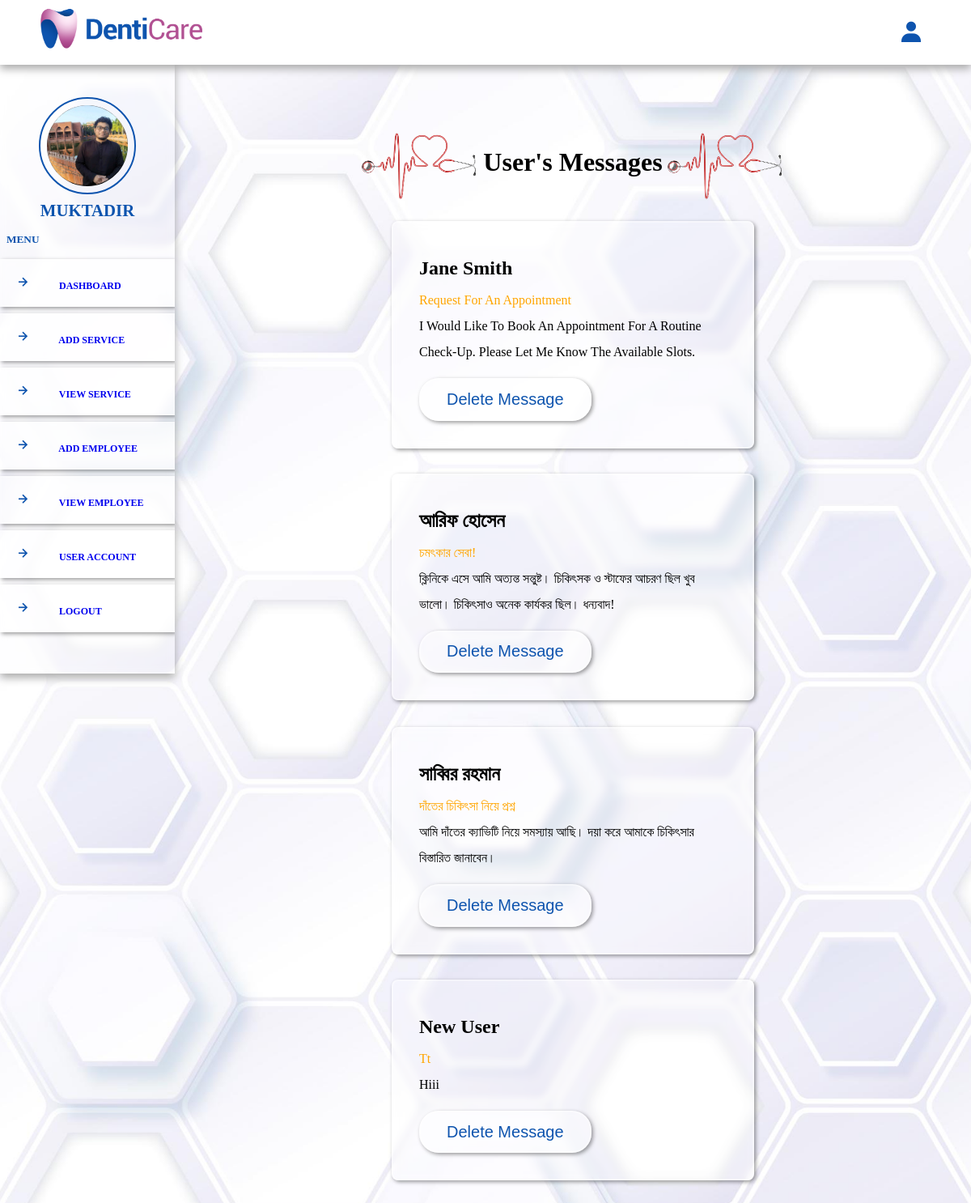
The page /admin/admin_message.php (signed in) on the database its author committed.
### tables this page shows
CREATE TABLE `message` (
  `id` varchar(255) NOT NULL,
  `user_id` varchar(255) NOT NULL,
  `name` varchar(255) NOT NULL,
  `email` varchar(255) NOT NULL,
  `subject` varchar(255) NOT NULL,
  `message` text NOT NULL
);

### admin/admin_message.php (the view, shortened to what this page needs)
<?php
include '../components/connect.php';
?>
<!DOCTYPE html>
<html lang="en">
<head>
    <link rel="stylesheet" href="https://cdnjs.cloudflare.com/ajax/libs/font-awesome/6.2.0/css/all.min.css">
    <link rel="stylesheet" type="text/css" href="../css/admin_style.css?v=<?php echo time(); ?>">
    <link rel="stylesheet" href="https://unpkg.com/boxicons@latest/css/boxicons.min.css">
</head>
<body style="padding-left: 0;">
    <div class="main-container">
        <?php include '../components/admin_header.php'; ?>
        <section class="message-container">
            <div class="heading">
                <h1><img src="../image/separator.png">User's Messages<img src="../image/separator.png"></h1>
            </div>
            <div class="box-container">
                <?php
                $select_msg = $conn->prepare("SELECT * FROM `message` ");
                $select_msg->execute();
                if ($select_msg->rowCount() > 0) {
                    while ($fetch_msg = $select_msg->fetch(PDO::FETCH_ASSOC)) {
                ?>
                    <div class="box">
                        <h3 class="name"><?= $fetch_msg['name']; ?></h3>
                        <h4><?= $fetch_msg['subject']; ?></h4>
                        <p><?= $fetch_msg['message']; ?></p>
                        <form action="" method="post">
                            <button type="submit" name="delete" class="btn" onclick="return confirm('Are you sure you want to delete this message?');">Delete Message</button>
                        </form>
                    </div>
                <?php
                    }
                } else {
                    echo '<div class="empty"><p>No messages received yet!</p></div>';
                }
                ?>
            </div>
        </section>
    </div>
</body>
</html>

### components/admin_header.php (shortened to what this page needs)
<header>
    <div class="logo">
        <img src="../image/logo.png" width="200">
    </div>
    <div class="right">
        <div class="profile-icon">
            <i class="bx bxs-user" id="user-btn"></i>
        </div>
    </div>
</header>
<div class="side-container">
    <div class="sidebar">
        <?php
        $select_profile = $conn->prepare("SELECT * FROM `admin` WHERE id = ?");
        $select_profile->execute([$admin_id]);
        if ($select_profile->rowCount() > 0) {
            $fetch_profile = $select_profile->fetch(PDO::FETCH_ASSOC);
        ?>
            <div class="profile">
                <img src="../uploaded_files/<?= $fetch_profile['image']; ?>" class="logo-img" alt="Profile Picture">
                <p><?= $fetch_profile['name']; ?></p>
            </div>
        <?php
        }
        ?>
        <h5>Menu</h5>
        <div class="navbar">
            <ul>
                <li><a href="dashboard.php"><i class="bx bx-right-arrow-alt"></i> Dashboard</a></li>
                <li><a href="add_service.php"><i class="bx bx-right-arrow-alt"></i> Add Service</a></li>
                <li><a href="view_service.php"><i class="bx bx-right-arrow-alt"></i> View Service</a></li>
                <li><a href="add_employee.php"><i class="bx bx-right-arrow-alt"></i> Add Employee</a></li>
                <li><a href="view_employee.php"><i class="bx bx-right-arrow-alt"></i> View Employee</a></li>
                <li><a href="user_account.php"><i class="bx bx-right-arrow-alt"></i> User Account</a></li>
                <li><a href="../components/admin_logout.php" onclick="return confirm('Logout from this website?');"><i class="bx bx-right-arrow-alt"></i> Logout</a></li>
            </ul>
        </div>
    </div>
</div>

### css/admin_style.css (style rules this page uses)
* { margin: 0; padding: 0; box-sizing: border-box; outline: none; text-decoration: none; list-style: none; }
:root { --space: 2rem; --main-color: #0e54ae; --pink-color: #ff8e9d; --pink-opacity: #ffe6e9; --white-alfa-40: rgba(255, 255, 255, 0.40); --white-alfa-25: rgba(255, 255, 255, 0.25); --backdrop-filter: blur(5px); --box-shadow: 2px 2px 5px rgba(0, 0, 0, 0.40); }
body { background-image: url('../image/bg0.jpg'); background-repeat: no-repeat; background-position: center center; background-size: cover; background-attachment: fixed; }
html { scroll-behavior: smooth; }
.btn { background-color: var(--white-alfa-25); border: 2px solid var(--white-alfa-40); backdrop-filter: var(--backdrop-filter); box-shadow: var(--box-shadow); text-transform: capitalize; color: var(--main-color); padding: .8rem 2rem; border-radius: 1.5rem; font-size: 20px; cursor: pointer; position: relative; }
.btn:before { content: ''; position: absolute; top: 0; left: 0; height: 0; width: 100%; border-radius: 30px; background-color: var(--main-color); z-index: -1; transition: height 0.3s ease; }
.box-container { display: grid; grid-template-columns: repeat(auto-fit, 30rem); align-items: center; justify-content: center; }
.box-container .box { margin: 1rem; background-color: var(--white-alfa-25); border: 2px solid var(--white-alfa-40); backdrop-filter: var(--backdrop-filter); box-shadow: var(--box-shadow); }
.heading { text-align: center; line-height: 1.5; }
.heading h1 { font-size: 2rem; text-transform: capitalize; display: flex; align-items: center; justify-content: center; }
.heading img { margin: 0 .2rem; width: 150px !important; }
section, .post-editor { width: 75vw; min-height: 10vh; border-radius: 10px; padding: 4%; margin: 8% 4%; margin-bottom: 2%; }
header { position: fixed; left: 0; top: 0; right: 0; height: 80px; z-index: 151; box-shadow: 0px 5px 10px 0px #aaa; padding: 0 50px; background-color: #fff; display: flex; justify-content: space-between; align-items: center; }
#user-btn, .toggle-btn { font-size: 2rem; padding: 0.5rem; color: var(--main-color); cursor: pointer; transition: color 0.6s; margin-left: 0.5rem; }
.main-container { display: flex; }
.sidebar { background-color: var(--white-alfa-40); backdrop-filter: var(--backdrop-filter); padding-top: 2rem; width: 18vw; height: 100vh; position: sticky; --offset: var(--space); top: var(--offset); box-shadow: 0px 5px 10px 0px #aaa; overflow: auto; z-index: 1; }
.sidebar h5 { text-transform: uppercase; color: var(--main-color); padding: .5rem; margin: .5rem 0; }
.profile { margin: .5rem auto; display: flex; flex-direction: column; align-items: center; justify-content: center; }
.sidebar .profile { margin-top: 3.5rem; }
.sidebar .profile p { margin-top: .5rem; text-transform: uppercase; font-weight: bold; font-size: 1.3rem; color: var(--main-color); }
.logo-img { border-radius: 50%; padding: .5rem; border-radius: 50%; border: 2px solid var(--main-color); width: 120px; height: 120px; }
.sidebar ul li { padding: 1rem; background-color: var(--white-alfa-40); border: 2px solid var(--white-alfa-25); backdrop-filter: var(--backdrop-filter); box-shadow: var(--box-shadow); position: relative; transition: .3s; margin: .5rem 0; }
.sidebar ul li::before { position: absolute; content: ''; left: 0; top: 0; height: 0%; width: 5px; background-color: var(--main-color); z-index: 2; transition: height 200ms linear; }
.sidebar ul li i { color: var(--main-color); font-size: 20px; margin-right: 2rem; }
.sidebar ul li a { text-transform: uppercase; font-size: 12px; font-weight: bold; cursor: pointer; }
.message-container .box-container .box { line-height: 2; padding: 2rem; border-radius: .5rem; }
.message-container .box-container .box .name { text-transform: capitalize; font-size: 1.5rem; }
.message-container .box-container .box h4 { text-transform: capitalize; font-weight: 500; color: orange; }
.message-container .box-container .box p { text-transform: capitalize; margin-bottom: 1rem; }

### rows shown on the page
message: name "Jane Smith", subject "Request For An Appointment", message "I Would Like To Book An Appointment For A Routine Check-Up. Please Let Me Know The Available Slots."
message: name "আরিফ হোসেন", subject "চমৎকার সেবা!", message "ক্লিনিকে এসে আমি অত্যন্ত সন্তুষ্ট। চিকিৎসক ও স্টাফের আচরণ ছিল খুব ভালো। চিকিৎসাও অনেক কার্যকর ছিল। ধন্যবাদ!"
message: name "সাব্বির রহমান", subject "দাঁতের চিকিৎসা নিয়ে প্রশ্ন", message "আমি দাঁতের ক্যাভিটি নিয়ে সমস্যায় আছি। দয়া করে আমাকে চিকিৎসার বিস্তারিত জানাবেন।"
message: name "New User", subject "Tt", message "Hiii"

### other values the page prints
$fetch_profile['name'] "MUKTADIR"
